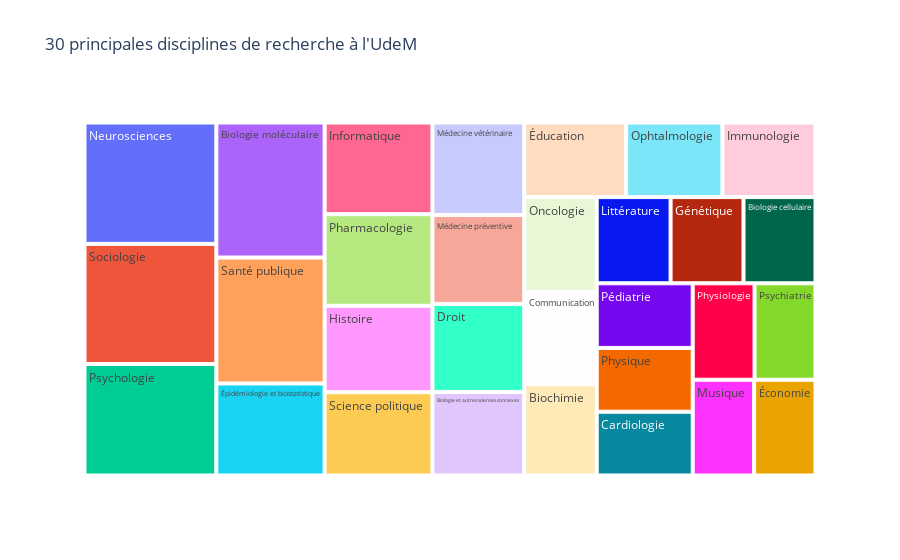

The notebook cell this image was saved under:
### Code cell
fig = go.Figure(go.Treemap(
    labels= disciplines['expertise.disciplines.nom'],
    parents= [''] * len(disciplines),
    values = disciplines['count']
))
fig.update_layout(title_text="30 principales disciplines de recherche à l'UdeM")

### Figure 1 — Plotly figure (JSON) as saved in the notebook; plotly's stock layout.template omitted (floating-point values rounded to 4 significant figures)
{"data": [{"labels": ["Neurosciences", "Sociologie", "Psychologie", "Biologie moléculaire", "Santé publique", "Épidémiologie et biostatistique", "Informatique", "Pharmacologie", "Histoire", "Science politique", "Médecine vétérinaire", "Médecine préventive", "Droit", "Biologie et autres sciences connexes", "Éducation", "Ophtalmologie", "Immunologie", "Oncologie", "Communication", "Biochimie", "Littérature", "Génétique", "Biologie cellulaire", "Pédiatrie", "Physique", "Cardiologie", "Physiologie", "Psychiatrie", "Musique", "Économie"], "parents": ["", "", "", "", "", "", "", "", "", "", "", "", "", "", "", "", "", "", "", "", "", "", "", "", "", "", "", "", "", ""], "type": "treemap", "values": [196, 194, 180, 179, 167, 122, 121, 121, 114, 110, 104, 100, 99, 94, 93, 88, 85, 84, 82, 81, 78, 77, 76, 76, 75, 75, 73, 72, 72, 72]}], "layout": {"title": {"text": "30 principales disciplines de recherche à l'UdeM"}}}
